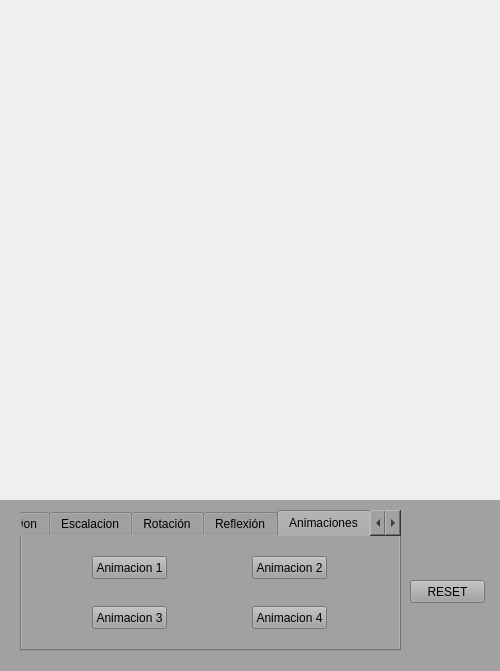
<?xml version="1.0" encoding="UTF-8"?>
<ui version="4.0">
 <class>Widget</class>
 <widget class="QWidget" name="Widget">
  <property name="geometry">
   <rect>
    <x>0</x>
    <y>0</y>
    <width>500</width>
    <height>671</height>
   </rect>
  </property>
  <property name="sizePolicy">
   <sizepolicy hsizetype="Preferred" vsizetype="Preferred">
    <horstretch>0</horstretch>
    <verstretch>0</verstretch>
   </sizepolicy>
  </property>
  <property name="minimumSize">
   <size>
    <width>500</width>
    <height>671</height>
   </size>
  </property>
  <property name="maximumSize">
   <size>
    <width>500</width>
    <height>671</height>
   </size>
  </property>
  <property name="windowTitle">
   <string>appTransformaciones2D</string>
  </property>
  <property name="autoFillBackground">
   <bool>false</bool>
  </property>
  <widget class="QWidget" name="widget" native="true">
   <property name="geometry">
    <rect>
     <x>0</x>
     <y>500</y>
     <width>500</width>
     <height>171</height>
    </rect>
   </property>
   <property name="styleSheet">
    <string notr="true">background-color: rgb(161, 161, 161);</string>
   </property>
   <widget class="QTabWidget" name="tabWidget">
    <property name="geometry">
     <rect>
      <x>20</x>
      <y>10</y>
      <width>381</width>
      <height>141</height>
     </rect>
    </property>
    <property name="currentIndex">
     <number>4</number>
    </property>
    <widget class="QWidget" name="tab">
     <attribute name="title">
      <string>Traslacion</string>
     </attribute>
     <widget class="QPushButton" name="pushButton_4">
      <property name="geometry">
       <rect>
        <x>110</x>
        <y>70</y>
        <width>41</width>
        <height>23</height>
       </rect>
      </property>
      <property name="text">
       <string>Left</string>
      </property>
     </widget>
     <widget class="QPushButton" name="pushButton_3">
      <property name="geometry">
       <rect>
        <x>190</x>
        <y>70</y>
        <width>41</width>
        <height>23</height>
       </rect>
      </property>
      <property name="text">
       <string>Right</string>
      </property>
     </widget>
     <widget class="QPushButton" name="pushButton_2">
      <property name="geometry">
       <rect>
        <x>150</x>
        <y>90</y>
        <width>41</width>
        <height>23</height>
       </rect>
      </property>
      <property name="text">
       <string>Down</string>
      </property>
     </widget>
     <widget class="QWidget" name="layoutWidget_2">
      <property name="geometry">
       <rect>
        <x>100</x>
        <y>20</y>
        <width>151</width>
        <height>24</height>
       </rect>
      </property>
      <layout class="QHBoxLayout" name="horizontalLayout">
       <item>
        <widget class="QLabel" name="label_3">
         <property name="text">
          <string>TX:</string>
         </property>
        </widget>
       </item>
       <item>
        <widget class="QSpinBox" name="spinBox">
         <property name="minimum">
          <number>1</number>
         </property>
         <property name="maximum">
          <number>10</number>
         </property>
        </widget>
       </item>
       <item>
        <widget class="QLabel" name="label_4">
         <property name="text">
          <string>TY:</string>
         </property>
        </widget>
       </item>
       <item>
        <widget class="QSpinBox" name="spinBox_2">
         <property name="minimum">
          <number>1</number>
         </property>
         <property name="maximum">
          <number>10</number>
         </property>
        </widget>
       </item>
      </layout>
     </widget>
     <widget class="QPushButton" name="pushButton">
      <property name="geometry">
       <rect>
        <x>150</x>
        <y>50</y>
        <width>41</width>
        <height>23</height>
       </rect>
      </property>
      <property name="text">
       <string>Up</string>
      </property>
     </widget>
    </widget>
    <widget class="QWidget" name="tab_2">
     <attribute name="title">
      <string>Escalacion</string>
     </attribute>
     <widget class="QSpinBox" name="spinBox_4">
      <property name="geometry">
       <rect>
        <x>80</x>
        <y>20</y>
        <width>39</width>
        <height>18</height>
       </rect>
      </property>
      <property name="minimum">
       <number>-99</number>
      </property>
     </widget>
     <widget class="QLabel" name="label_6">
      <property name="geometry">
       <rect>
        <x>50</x>
        <y>50</y>
        <width>16</width>
        <height>16</height>
       </rect>
      </property>
      <property name="text">
       <string>SY:</string>
      </property>
     </widget>
     <widget class="QSpinBox" name="spinBox_3">
      <property name="geometry">
       <rect>
        <x>80</x>
        <y>50</y>
        <width>39</width>
        <height>18</height>
       </rect>
      </property>
      <property name="minimum">
       <number>-99</number>
      </property>
     </widget>
     <widget class="QLabel" name="label_5">
      <property name="geometry">
       <rect>
        <x>50</x>
        <y>20</y>
        <width>16</width>
        <height>16</height>
       </rect>
      </property>
      <property name="text">
       <string>SX:</string>
      </property>
     </widget>
     <widget class="QPushButton" name="pushButton_6">
      <property name="geometry">
       <rect>
        <x>50</x>
        <y>80</y>
        <width>75</width>
        <height>23</height>
       </rect>
      </property>
      <property name="text">
       <string>Escalar</string>
      </property>
     </widget>
     <widget class="QSpinBox" name="spinBox_5">
      <property name="geometry">
       <rect>
        <x>270</x>
        <y>20</y>
        <width>39</width>
        <height>18</height>
       </rect>
      </property>
      <property name="minimum">
       <number>-99</number>
      </property>
     </widget>
     <widget class="QSpinBox" name="spinBox_6">
      <property name="geometry">
       <rect>
        <x>270</x>
        <y>50</y>
        <width>39</width>
        <height>18</height>
       </rect>
      </property>
      <property name="minimum">
       <number>-99</number>
      </property>
     </widget>
     <widget class="QLabel" name="label_8">
      <property name="geometry">
       <rect>
        <x>220</x>
        <y>20</y>
        <width>22</width>
        <height>16</height>
       </rect>
      </property>
      <property name="text">
       <string>PFX:</string>
      </property>
     </widget>
     <widget class="QPushButton" name="pushButton_7">
      <property name="geometry">
       <rect>
        <x>210</x>
        <y>80</y>
        <width>101</width>
        <height>23</height>
       </rect>
      </property>
      <property name="text">
       <string>Escalar Punto Fijo</string>
      </property>
     </widget>
     <widget class="QLabel" name="label_9">
      <property name="geometry">
       <rect>
        <x>220</x>
        <y>50</y>
        <width>22</width>
        <height>16</height>
       </rect>
      </property>
      <property name="text">
       <string>PFY:</string>
      </property>
     </widget>
    </widget>
    <widget class="QWidget" name="tab_4">
     <attribute name="title">
      <string>Rotación</string>
     </attribute>
     <widget class="QWidget" name="layoutWidget">
      <property name="geometry">
       <rect>
        <x>100</x>
        <y>50</y>
        <width>181</width>
        <height>24</height>
       </rect>
      </property>
      <layout class="QHBoxLayout" name="horizontalLayout_2">
       <item>
        <widget class="QLabel" name="label_10">
         <property name="text">
          <string>XR:</string>
         </property>
        </widget>
       </item>
       <item>
        <widget class="QSpinBox" name="spinBox_7">
         <property name="minimum">
          <number>-360</number>
         </property>
         <property name="maximum">
          <number>360</number>
         </property>
        </widget>
       </item>
       <item>
        <widget class="QLabel" name="label_11">
         <property name="text">
          <string>YR:</string>
         </property>
        </widget>
       </item>
       <item>
        <widget class="QSpinBox" name="spinBox_8">
         <property name="minimum">
          <number>-360</number>
         </property>
         <property name="maximum">
          <number>360</number>
         </property>
        </widget>
       </item>
      </layout>
     </widget>
     <widget class="QWidget" name="layoutWidget_3">
      <property name="geometry">
       <rect>
        <x>100</x>
        <y>20</y>
        <width>181</width>
        <height>24</height>
       </rect>
      </property>
      <layout class="QHBoxLayout" name="horizontalLayout_7">
       <item>
        <widget class="QLabel" name="label_20">
         <property name="text">
          <string>Angulo (°):</string>
         </property>
        </widget>
       </item>
       <item>
        <widget class="QDoubleSpinBox" name="doubleSpinBox">
         <property name="minimum">
          <double>-360.000000000000000</double>
         </property>
         <property name="maximum">
          <double>360.000000000000000</double>
         </property>
        </widget>
       </item>
      </layout>
     </widget>
     <widget class="QPushButton" name="pushButton_15">
      <property name="geometry">
       <rect>
        <x>60</x>
        <y>80</y>
        <width>75</width>
        <height>23</height>
       </rect>
      </property>
      <property name="text">
       <string>Rotar Normal</string>
      </property>
     </widget>
     <widget class="QPushButton" name="pushButton_8">
      <property name="geometry">
       <rect>
        <x>210</x>
        <y>80</y>
        <width>101</width>
        <height>23</height>
       </rect>
      </property>
      <property name="text">
       <string>Rotar Punto Pivote</string>
      </property>
     </widget>
    </widget>
    <widget class="QWidget" name="tab_5">
     <attribute name="title">
      <string>Reflexión</string>
     </attribute>
     <widget class="QPushButton" name="pushButton_9">
      <property name="geometry">
       <rect>
        <x>20</x>
        <y>40</y>
        <width>71</width>
        <height>23</height>
       </rect>
      </property>
      <property name="text">
       <string>Eje X</string>
      </property>
     </widget>
     <widget class="QPushButton" name="pushButton_10">
      <property name="geometry">
       <rect>
        <x>60</x>
        <y>70</y>
        <width>91</width>
        <height>23</height>
       </rect>
      </property>
      <property name="text">
       <string>Eje Coordenado</string>
      </property>
     </widget>
     <widget class="QPushButton" name="pushButton_11">
      <property name="geometry">
       <rect>
        <x>260</x>
        <y>70</y>
        <width>75</width>
        <height>23</height>
       </rect>
      </property>
      <property name="text">
       <string>Recta y = -x</string>
      </property>
     </widget>
     <widget class="QPushButton" name="pushButton_12">
      <property name="geometry">
       <rect>
        <x>120</x>
        <y>40</y>
        <width>75</width>
        <height>23</height>
       </rect>
      </property>
      <property name="text">
       <string>Eje Y</string>
      </property>
     </widget>
     <widget class="QPushButton" name="pushButton_13">
      <property name="geometry">
       <rect>
        <x>260</x>
        <y>40</y>
        <width>75</width>
        <height>23</height>
       </rect>
      </property>
      <property name="text">
       <string>Recta y = x</string>
      </property>
     </widget>
     <widget class="QLabel" name="label">
      <property name="geometry">
       <rect>
        <x>70</x>
        <y>10</y>
        <width>61</width>
        <height>16</height>
       </rect>
      </property>
      <property name="text">
       <string>Respecto al</string>
      </property>
     </widget>
     <widget class="QLabel" name="label_2">
      <property name="geometry">
       <rect>
        <x>260</x>
        <y>10</y>
        <width>71</width>
        <height>16</height>
       </rect>
      </property>
      <property name="text">
       <string>Respecto a la</string>
      </property>
     </widget>
    </widget>
    <widget class="QWidget" name="tab_3">
     <attribute name="title">
      <string>Animaciones</string>
     </attribute>
     <widget class="QPushButton" name="pushButton_14">
      <property name="geometry">
       <rect>
        <x>70</x>
        <y>70</y>
        <width>75</width>
        <height>23</height>
       </rect>
      </property>
      <property name="text">
       <string>Animacion 3</string>
      </property>
     </widget>
     <widget class="QPushButton" name="pushButton_16">
      <property name="geometry">
       <rect>
        <x>230</x>
        <y>70</y>
        <width>75</width>
        <height>23</height>
       </rect>
      </property>
      <property name="text">
       <string>Animacion 4</string>
      </property>
     </widget>
     <widget class="QPushButton" name="pushButton_17">
      <property name="geometry">
       <rect>
        <x>70</x>
        <y>20</y>
        <width>75</width>
        <height>23</height>
       </rect>
      </property>
      <property name="text">
       <string>Animacion 1</string>
      </property>
     </widget>
     <widget class="QPushButton" name="pushButton_18">
      <property name="geometry">
       <rect>
        <x>230</x>
        <y>20</y>
        <width>75</width>
        <height>23</height>
       </rect>
      </property>
      <property name="text">
       <string>Animacion 2</string>
      </property>
     </widget>
    </widget>
    <widget class="QWidget" name="tab_6">
     <attribute name="title">
      <string>Examen</string>
     </attribute>
     <widget class="QPushButton" name="pushButton_19">
      <property name="geometry">
       <rect>
        <x>50</x>
        <y>50</y>
        <width>75</width>
        <height>23</height>
       </rect>
      </property>
      <property name="text">
       <string>Paso 1</string>
      </property>
     </widget>
     <widget class="QPushButton" name="pushButton_20">
      <property name="geometry">
       <rect>
        <x>150</x>
        <y>50</y>
        <width>75</width>
        <height>23</height>
       </rect>
      </property>
      <property name="text">
       <string>Paso 2</string>
      </property>
     </widget>
     <widget class="QPushButton" name="pushButton_21">
      <property name="geometry">
       <rect>
        <x>250</x>
        <y>50</y>
        <width>75</width>
        <height>23</height>
       </rect>
      </property>
      <property name="text">
       <string>Paso 3</string>
      </property>
     </widget>
    </widget>
   </widget>
   <widget class="QPushButton" name="pushButton_5">
    <property name="geometry">
     <rect>
      <x>410</x>
      <y>80</y>
      <width>75</width>
      <height>23</height>
     </rect>
    </property>
    <property name="text">
     <string>RESET</string>
    </property>
   </widget>
  </widget>
 </widget>
 <resources/>
 <connections/>
</ui>
